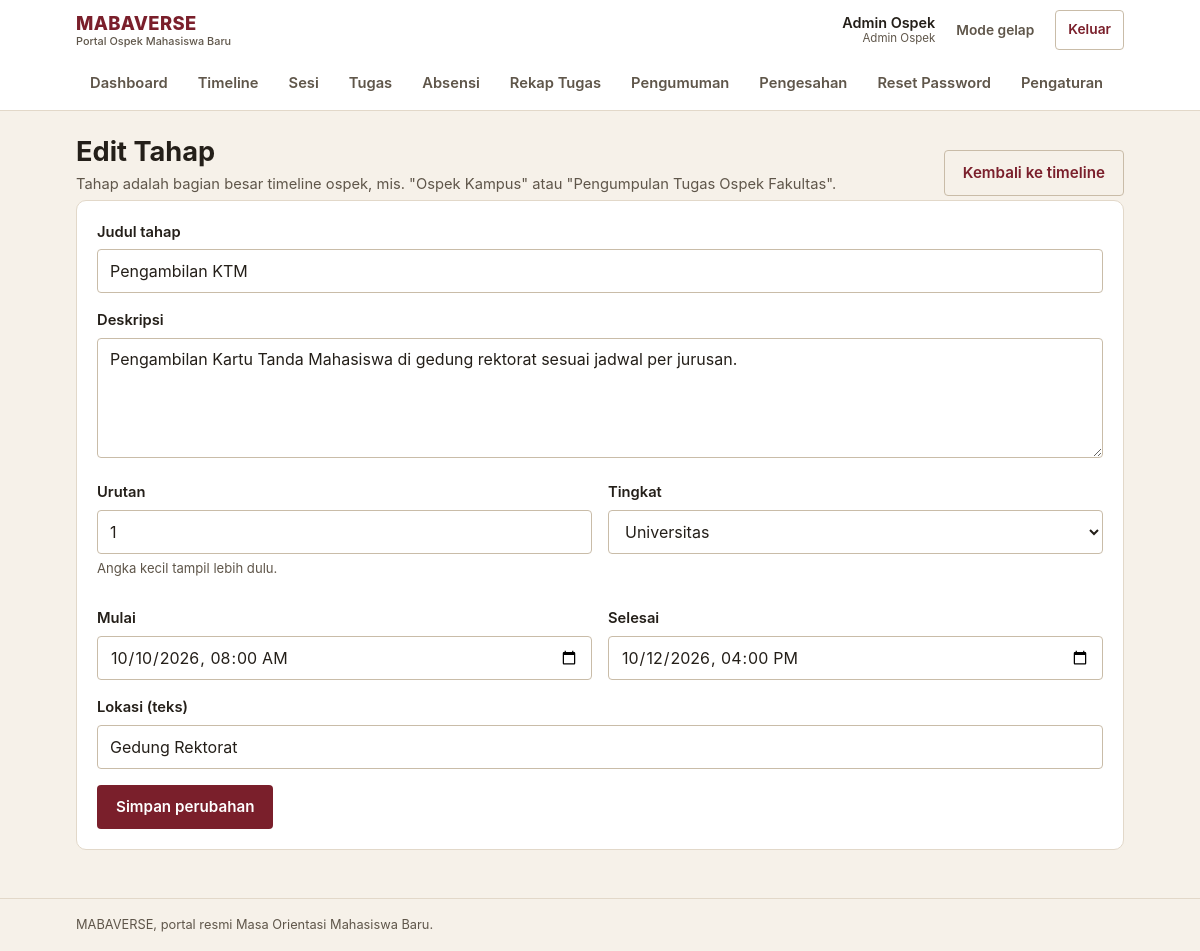
Screenshot of /admin/edit-tahap/1 (signed in) with the database file from the repository.
### tables this page shows
CREATE TABLE tahap_ospek (
    id INT AUTO_INCREMENT PRIMARY KEY,
    judul VARCHAR(255) NOT NULL,
    deskripsi TEXT,
    urutan INT NOT NULL,
    tanggal_mulai DATETIME NOT NULL,
    tanggal_selesai DATETIME NOT NULL,
    target_level ENUM('universitas', 'fakultas', 'jurusan') DEFAULT 'universitas',
    lokasi_text VARCHAR(255) DEFAULT NULL,
    lampiran VARCHAR(255) DEFAULT NULL,
    status ENUM('belum_mulai', 'berlangsung', 'selesai') DEFAULT 'belum_mulai',
    created_at TIMESTAMP DEFAULT CURRENT_TIMESTAMP,
    updated_at TIMESTAMP DEFAULT CURRENT_TIMESTAMP ON UPDATE CURRENT_TIMESTAMP
);

### controllers/AdminController.php (called while the page is built, shortened)
<?php
require_once __DIR__ . '/../models/Timeline.php';
class AdminController {
    public function editTahap($id) {
        $timelineModel = new Timeline();
        $tahap = $timelineModel->getTahapById($id);
        include_once __DIR__ . '/../views/admin/timeline_form.php';
    }
}

### config/database.php (called while the page is built)
<?php
require_once __DIR__ . '/config.php';
class Database {
    private static $instance = null;
    private $pdo;
    private function __construct() {
        try {
            $dsn = "mysql:host=" . DB_HOST . ";dbname=" . DB_NAME . ";charset=" . DB_CHARSET;
            $options = [
                PDO::ATTR_ERRMODE => PDO::ERRMODE_EXCEPTION,
                PDO::ATTR_DEFAULT_FETCH_MODE => PDO::FETCH_ASSOC,
                PDO::ATTR_EMULATE_PREPARES => false,
            ];
            $this->pdo = new PDO($dsn, DB_USER, DB_PASS, $options);
        } catch (PDOException $e) {
            error_log('[MABAVERSE] Koneksi database gagal: ' . $e->getMessage());
            if (defined('APP_ENV') && APP_ENV === 'production') {
                throw new RuntimeException('Layanan database sedang tidak tersedia.');
            }
            die("Koneksi database gagal: " . $e->getMessage()
                . " — periksa DB_HOST/DB_USER/DB_PASS di config/config.local.php dan pastikan MySQL berjalan.");
        }
    }
    public static function getInstance() {
        if (self::$instance === null) {
            self::$instance = new self();
        }
        return self::$instance;
    }
    public function getConnection() {
        return $this->pdo;
    }
}

### models/Timeline.php (called while the page is built, shortened)
<?php
require_once __DIR__ . '/../config/config.php';
class Timeline {
    private $db;
    public function __construct() {
        $this->db = Database::getInstance()->getConnection();
    }
    public function getTahapById($id) {
        $stmt = $this->db->prepare("SELECT * FROM tahap_ospek WHERE id = ?");
        $stmt->execute([$id]);
        return $stmt->fetch();
    }
}

### config/config.php (called while the page is built, shortened)
<?php
function e($value) {
    return htmlspecialchars((string)$value, ENT_QUOTES, 'UTF-8');
}
require_once __DIR__ . '/database.php';

### views/admin/timeline_form.php (the view, shortened to what this page needs)
<?php
$tahap = $tahap ?? null;
include __DIR__ . '/../layouts/header.php';
$is_edit = isset($tahap);
$action_url = $is_edit ? BASE_URL . 'admin/edit-tahap/' . (int)$tahap['id'] : BASE_URL . 'admin/tambah-tahap';
$val = function ($key, $default = '') use ($tahap, $is_edit) {
    return $is_edit && isset($tahap[$key]) ? $tahap[$key] : $default;
};
?>
<div class="page-head">
    <div>
        <h1><?= $is_edit ? 'Edit Tahap' : 'Tambah Tahap' ?></h1>
        <p class="page-sub">Tahap adalah bagian besar timeline ospek, mis. "Ospek Kampus" atau "Pengumpulan Tugas Ospek Fakultas".</p>
    </div>
    <div class="page-actions">
        <a class="btn btn-outline" href="<?= BASE_URL ?>admin/timeline">Kembali ke timeline</a>
    </div>
</div>
<div class="card">
    <form method="post" action="<?= $action_url ?>">
        <div class="form-grid">
            <div class="field span-2">
                <label for="judul">Judul tahap</label>
                <input type="text" id="judul" name="judul" value="<?= e($val('judul')) ?>" required>
            </div>
            <div class="field span-2">
                <label for="deskripsi">Deskripsi</label>
                <textarea id="deskripsi" name="deskripsi" placeholder="Penjelasan singkat kegiatan pada tahap ini"><?= e($val('deskripsi')) ?></textarea>
            </div>
            <div class="field">
                <label for="urutan">Urutan</label>
                <input type="number" id="urutan" name="urutan" min="1" value="<?= e($val('urutan', '1')) ?>" required>
                <p class="field-hint">Angka kecil tampil lebih dulu.</p>
            </div>
            <div class="field">
                <label for="target_level">Tingkat</label>
                <select id="target_level" name="target_level" required>
                    <?php foreach (['universitas', 'fakultas', 'jurusan'] as $lvl): ?>
                    <option value="<?= e($lvl) ?>" <?= $val('target_level') === $lvl ? 'selected' : '' ?>><?= e(ucfirst($lvl)) ?></option>
                    <?php endforeach; ?>
                </select>
            </div>
            <div class="field">
                <label for="tanggal_mulai">Mulai</label>
                <input type="datetime-local" id="tanggal_mulai" name="tanggal_mulai"
                       value="<?= e($is_edit ? date('Y-m-d\TH:i', strtotime($tahap['tanggal_mulai'])) : '') ?>" required>
            </div>
            <div class="field">
                <label for="tanggal_selesai">Selesai</label>
                <input type="datetime-local" id="tanggal_selesai" name="tanggal_selesai"
                       value="<?= e($is_edit ? date('Y-m-d\TH:i', strtotime($tahap['tanggal_selesai'])) : '') ?>" required>
            </div>
            <div class="field span-2">
                <label for="lokasi_text">Lokasi (teks)</label>
                <input type="text" id="lokasi_text" name="lokasi_text" value="<?= e($val('lokasi_text')) ?>" placeholder="Mis. Auditorium Utama">
            </div>
        </div>
        <button type="submit" class="btn"><?= $is_edit ? 'Simpan perubahan' : 'Tambah tahap' ?></button>
    </form>
</div>
<?php include __DIR__ . '/../layouts/footer.php'; ?>

### assets/css/style.css (style rules this page uses)
:root { --bg: #F6F1E9; --surface: #FFFFFF; --surface-alt: #F0E9DE; --ink: #241F19; --ink-soft: #5F564A; --line: #E2D8C9; --line-strong: #C9BCA8; --brand: #7A1F2B; --brand-strong: #5E1620; --brand-soft: #F5E7E8; --brand-ink: #FFFFFF; --accent: #9A4A08; --accent-soft: #FBEEDD; --ok: #1E6B43; --ok-soft: #E4F2E9; --warn: #8A4B0F; --warn-soft: #FBEEDC; --danger: #A32A22; --danger-soft: #F9E6E4; --info: #2E5375; --info-soft: #E7EEF5; --radius-sm: 4px; --radius: 10px; --shadow-1: 0 1px 2px rgba(36, 31, 25, 0.08), 0 6px 16px rgba(36, 31, 25, 0.07); --maxw: 1080px; --font: -apple-system, BlinkMacSystemFont, "Segoe UI", Roboto, "Helvetica Neue", Arial, sans-serif; }
*, *::before, *::after { box-sizing: border-box; }
html { -webkit-text-size-adjust: 100%; }
body { margin: 0; background: var(--bg); color: var(--ink); font-family: var(--font); font-size: 16px; line-height: 1.55; }
h1, h2, h3, h4 { margin: 0 0 0.5em; line-height: 1.25; font-weight: 700; }
h1 { font-size: clamp(1.3rem, 1.1rem + 1vw, 1.7rem); }
p { margin: 0 0 1em; }
a { color: var(--brand); text-decoration-thickness: 1px; text-underline-offset: 2px; }
.page-head { display: flex; align-items: flex-end; justify-content: space-between; gap: 12px; flex-wrap: wrap; margin: 24px 0 4px; }
.page-head h1 { margin: 0; }
.page-head .page-sub { color: var(--ink-soft); margin: 4px 0 0; font-size: 0.92rem; }
.page-actions { display: flex; gap: 8px; flex-wrap: wrap; }
.btn { display: inline-flex; align-items: center; justify-content: center; gap: 6px; min-height: 44px; padding: 10px 18px; border-radius: var(--radius-sm); border: 1px solid transparent; background: var(--brand); color: var(--brand-ink); font-family: inherit; font-size: 0.95rem; font-weight: 600; text-decoration: none; cursor: pointer; transition: background-color 120ms ease, border-color 120ms ease, color 120ms ease; }
.btn-outline { background: transparent; color: var(--brand); border-color: var(--line-strong); }
.card { background: var(--surface); border: 1px solid var(--line); border-radius: var(--radius); padding: 20px; margin-bottom: 16px; }
.field { margin-bottom: 16px; }
.field label { display: block; font-weight: 600; margin-bottom: 6px; font-size: 0.92rem; }
.field input[type="text"], .field input[type="email"], .field input[type="password"], .field input[type="number"], .field input[type="date"], .field input[type="time"], .field input[type="datetime-local"], .field input[type="file"], .field select, .field textarea { width: 100%; padding: 10px 12px; min-height: 44px; border: 1px solid var(--line-strong); border-radius: var(--radius-sm); background: var(--surface); color: var(--ink); font-family: inherit; font-size: 1rem; }
.field textarea { min-height: 120px; resize: vertical; }
.field select { appearance: auto; }
.field-hint { font-size: 0.82rem; color: var(--ink-soft); margin-top: 4px; }
.form-grid { display: grid; grid-template-columns: 1fr 1fr; gap: 0 16px; }
.form-grid .span-2 { grid-column: span 2; }

### rows the page displays
tahap_ospek: judul "Pengambilan KTM", deskripsi "Pengambilan Kartu Tanda Mahasiswa di gedung rektorat sesuai jadwal per jurusan.", urutan "1", target_level "Universitas", tanggal_mulai "10/10/2026 08:00", tanggal_selesai "10/12/2026 16:00", lokasi_text "Gedung Rektorat"

### other values shown
$user_nama "Admin Ospek"
$role_label "Admin Ospek"
$label "Dashboard"
$label "Timeline"
$label "Sesi"
$label "Tugas"
$label "Absensi"
$label "Rekap Tugas"
$label "Pengumuman"
$label "Pengesahan"
$label "Reset Password"
$label "Pengaturan"
